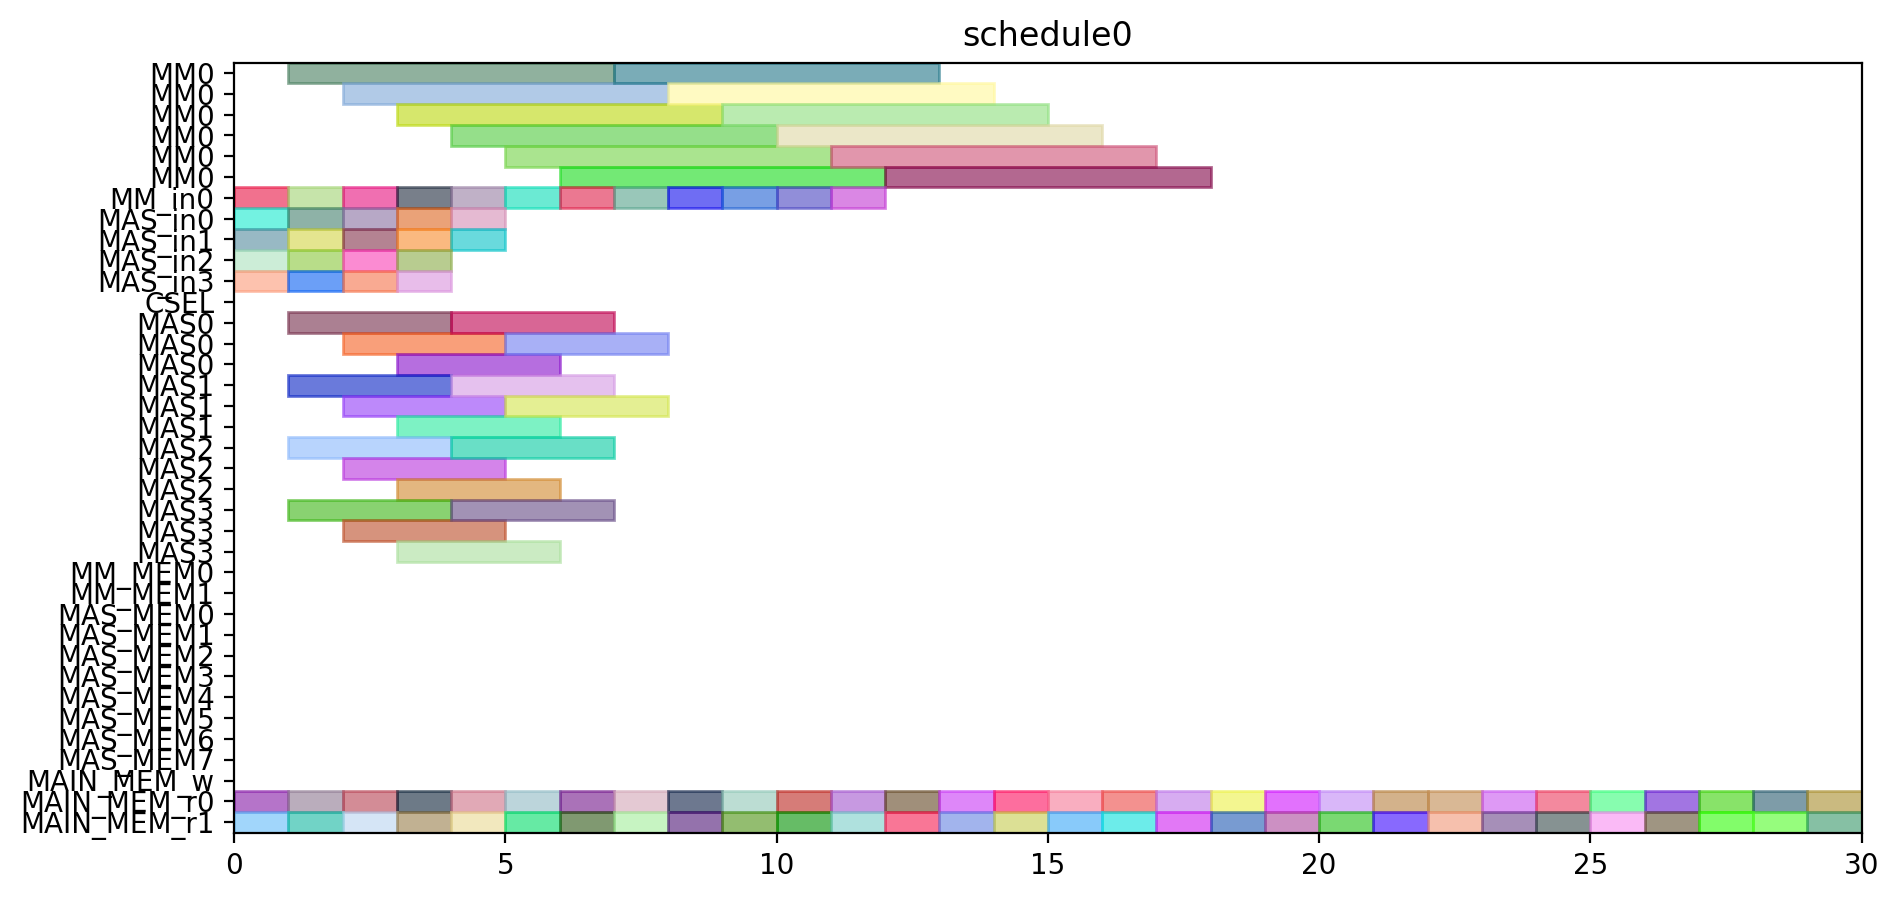

Generate this figure with Python:
from pyschedule import Scenario, solvers, plotters, alt


def solve():
	horizon = 110
	S = Scenario("schedule0", horizon=horizon)

	# resource
	MM = S.Resources('MM', num=1, size=6)
	MM_in = S.Resources('MM_in', num=1)
	MAS_in = S.Resources('MAS_in', num=4)
	CSEL = S.Resource('CSEL')
	MAS = S.Resources('MAS', num=4, size=3, periods=range(1, horizon))
	MM_MEM = S.Resources('MM_MEM', num=2)
	MAS_MEM = S.Resources('MAS_MEM', num=8)
	MAIN_MEM_w = S.Resource('MAIN_MEM_w', size=1)
	MAIN_MEM_r = S.Resources('MAIN_MEM_r', num=2)

	# result of previous scheduling

	# new tasks
	c_t0_t0_t0 = S.Task('c_t0_t0_t0', length=6, delay_cost=1)
	c_t0_t0_t0 += alt(MM)
	c_t0_t0_t0_in = S.Task('c_t0_t0_t0_in', length=1, delay_cost=1)
	c_t0_t0_t0_in += alt(MM_in)
	S += c_t0_t0_t0_in*MM_in[0]<=c_t0_t0_t0*MM[0]

	c_t0_t0_t0_mem0 = S.Task('c_t0_t0_t0_mem0', length=1, delay_cost=1)
	c_t0_t0_t0_mem0 += MAIN_MEM_r[0]
	c_t0_t0_t0_mem1 = S.Task('c_t0_t0_t0_mem1', length=1, delay_cost=1)
	c_t0_t0_t0_mem1 += MAIN_MEM_r[1]
	c_t0_t0_t1 = S.Task('c_t0_t0_t1', length=6, delay_cost=1)
	c_t0_t0_t1 += alt(MM)
	c_t0_t0_t1_in = S.Task('c_t0_t0_t1_in', length=1, delay_cost=1)
	c_t0_t0_t1_in += alt(MM_in)
	S += c_t0_t0_t1_in*MM_in[0]<=c_t0_t0_t1*MM[0]

	c_t0_t0_t1_mem0 = S.Task('c_t0_t0_t1_mem0', length=1, delay_cost=1)
	c_t0_t0_t1_mem0 += MAIN_MEM_r[0]
	c_t0_t0_t1_mem1 = S.Task('c_t0_t0_t1_mem1', length=1, delay_cost=1)
	c_t0_t0_t1_mem1 += MAIN_MEM_r[1]
	c_t0_t0_t2 = S.Task('c_t0_t0_t2', length=3, delay_cost=1)
	c_t0_t0_t2 += alt(MAS)
	c_t0_t0_t2_in = S.Task('c_t0_t0_t2_in', length=1, delay_cost=1)
	c_t0_t0_t2_in += alt(MAS_in)
	S += c_t0_t0_t2_in*MAS_in[0]<=c_t0_t0_t2*MAS[0]

	S += c_t0_t0_t2_in*MAS_in[1]<=c_t0_t0_t2*MAS[1]

	S += c_t0_t0_t2_in*MAS_in[2]<=c_t0_t0_t2*MAS[2]

	S += c_t0_t0_t2_in*MAS_in[3]<=c_t0_t0_t2*MAS[3]

	c_t0_t0_t2_mem0 = S.Task('c_t0_t0_t2_mem0', length=1, delay_cost=1)
	c_t0_t0_t2_mem0 += MAIN_MEM_r[0]
	c_t0_t0_t2_mem1 = S.Task('c_t0_t0_t2_mem1', length=1, delay_cost=1)
	c_t0_t0_t2_mem1 += MAIN_MEM_r[1]
	c_t0_t0_t3 = S.Task('c_t0_t0_t3', length=3, delay_cost=1)
	c_t0_t0_t3 += alt(MAS)
	c_t0_t0_t3_in = S.Task('c_t0_t0_t3_in', length=1, delay_cost=1)
	c_t0_t0_t3_in += alt(MAS_in)
	S += c_t0_t0_t3_in*MAS_in[0]<=c_t0_t0_t3*MAS[0]

	S += c_t0_t0_t3_in*MAS_in[1]<=c_t0_t0_t3*MAS[1]

	S += c_t0_t0_t3_in*MAS_in[2]<=c_t0_t0_t3*MAS[2]

	S += c_t0_t0_t3_in*MAS_in[3]<=c_t0_t0_t3*MAS[3]

	c_t0_t0_t3_mem0 = S.Task('c_t0_t0_t3_mem0', length=1, delay_cost=1)
	c_t0_t0_t3_mem0 += MAIN_MEM_r[0]
	c_t0_t0_t3_mem1 = S.Task('c_t0_t0_t3_mem1', length=1, delay_cost=1)
	c_t0_t0_t3_mem1 += MAIN_MEM_r[1]
	c_t0_t1_t0 = S.Task('c_t0_t1_t0', length=6, delay_cost=1)
	c_t0_t1_t0 += alt(MM)
	c_t0_t1_t0_in = S.Task('c_t0_t1_t0_in', length=1, delay_cost=1)
	c_t0_t1_t0_in += alt(MM_in)
	S += c_t0_t1_t0_in*MM_in[0]<=c_t0_t1_t0*MM[0]

	c_t0_t1_t0_mem0 = S.Task('c_t0_t1_t0_mem0', length=1, delay_cost=1)
	c_t0_t1_t0_mem0 += MAIN_MEM_r[0]
	c_t0_t1_t0_mem1 = S.Task('c_t0_t1_t0_mem1', length=1, delay_cost=1)
	c_t0_t1_t0_mem1 += MAIN_MEM_r[1]
	c_t0_t1_t1 = S.Task('c_t0_t1_t1', length=6, delay_cost=1)
	c_t0_t1_t1 += alt(MM)
	c_t0_t1_t1_in = S.Task('c_t0_t1_t1_in', length=1, delay_cost=1)
	c_t0_t1_t1_in += alt(MM_in)
	S += c_t0_t1_t1_in*MM_in[0]<=c_t0_t1_t1*MM[0]

	c_t0_t1_t1_mem0 = S.Task('c_t0_t1_t1_mem0', length=1, delay_cost=1)
	c_t0_t1_t1_mem0 += MAIN_MEM_r[0]
	c_t0_t1_t1_mem1 = S.Task('c_t0_t1_t1_mem1', length=1, delay_cost=1)
	c_t0_t1_t1_mem1 += MAIN_MEM_r[1]
	c_t0_t1_t2 = S.Task('c_t0_t1_t2', length=3, delay_cost=1)
	c_t0_t1_t2 += alt(MAS)
	c_t0_t1_t2_in = S.Task('c_t0_t1_t2_in', length=1, delay_cost=1)
	c_t0_t1_t2_in += alt(MAS_in)
	S += c_t0_t1_t2_in*MAS_in[0]<=c_t0_t1_t2*MAS[0]

	S += c_t0_t1_t2_in*MAS_in[1]<=c_t0_t1_t2*MAS[1]

	S += c_t0_t1_t2_in*MAS_in[2]<=c_t0_t1_t2*MAS[2]

	S += c_t0_t1_t2_in*MAS_in[3]<=c_t0_t1_t2*MAS[3]

	c_t0_t1_t2_mem0 = S.Task('c_t0_t1_t2_mem0', length=1, delay_cost=1)
	c_t0_t1_t2_mem0 += MAIN_MEM_r[0]
	c_t0_t1_t2_mem1 = S.Task('c_t0_t1_t2_mem1', length=1, delay_cost=1)
	c_t0_t1_t2_mem1 += MAIN_MEM_r[1]
	c_t0_t1_t3 = S.Task('c_t0_t1_t3', length=3, delay_cost=1)
	c_t0_t1_t3 += alt(MAS)
	c_t0_t1_t3_in = S.Task('c_t0_t1_t3_in', length=1, delay_cost=1)
	c_t0_t1_t3_in += alt(MAS_in)
	S += c_t0_t1_t3_in*MAS_in[0]<=c_t0_t1_t3*MAS[0]

	S += c_t0_t1_t3_in*MAS_in[1]<=c_t0_t1_t3*MAS[1]

	S += c_t0_t1_t3_in*MAS_in[2]<=c_t0_t1_t3*MAS[2]

	S += c_t0_t1_t3_in*MAS_in[3]<=c_t0_t1_t3*MAS[3]

	c_t0_t1_t3_mem0 = S.Task('c_t0_t1_t3_mem0', length=1, delay_cost=1)
	c_t0_t1_t3_mem0 += MAIN_MEM_r[0]
	c_t0_t1_t3_mem1 = S.Task('c_t0_t1_t3_mem1', length=1, delay_cost=1)
	c_t0_t1_t3_mem1 += MAIN_MEM_r[1]
	c_t0_t20 = S.Task('c_t0_t20', length=3, delay_cost=1)
	c_t0_t20 += alt(MAS)
	c_t0_t20_in = S.Task('c_t0_t20_in', length=1, delay_cost=1)
	c_t0_t20_in += alt(MAS_in)
	S += c_t0_t20_in*MAS_in[0]<=c_t0_t20*MAS[0]

	S += c_t0_t20_in*MAS_in[1]<=c_t0_t20*MAS[1]

	S += c_t0_t20_in*MAS_in[2]<=c_t0_t20*MAS[2]

	S += c_t0_t20_in*MAS_in[3]<=c_t0_t20*MAS[3]

	c_t0_t20_mem0 = S.Task('c_t0_t20_mem0', length=1, delay_cost=1)
	c_t0_t20_mem0 += MAIN_MEM_r[0]
	c_t0_t20_mem1 = S.Task('c_t0_t20_mem1', length=1, delay_cost=1)
	c_t0_t20_mem1 += MAIN_MEM_r[1]
	c_t0_t21 = S.Task('c_t0_t21', length=3, delay_cost=1)
	c_t0_t21 += alt(MAS)
	c_t0_t21_in = S.Task('c_t0_t21_in', length=1, delay_cost=1)
	c_t0_t21_in += alt(MAS_in)
	S += c_t0_t21_in*MAS_in[0]<=c_t0_t21*MAS[0]

	S += c_t0_t21_in*MAS_in[1]<=c_t0_t21*MAS[1]

	S += c_t0_t21_in*MAS_in[2]<=c_t0_t21*MAS[2]

	S += c_t0_t21_in*MAS_in[3]<=c_t0_t21*MAS[3]

	c_t0_t21_mem0 = S.Task('c_t0_t21_mem0', length=1, delay_cost=1)
	c_t0_t21_mem0 += MAIN_MEM_r[0]
	c_t0_t21_mem1 = S.Task('c_t0_t21_mem1', length=1, delay_cost=1)
	c_t0_t21_mem1 += MAIN_MEM_r[1]
	c_t0_t30 = S.Task('c_t0_t30', length=3, delay_cost=1)
	c_t0_t30 += alt(MAS)
	c_t0_t30_in = S.Task('c_t0_t30_in', length=1, delay_cost=1)
	c_t0_t30_in += alt(MAS_in)
	S += c_t0_t30_in*MAS_in[0]<=c_t0_t30*MAS[0]

	S += c_t0_t30_in*MAS_in[1]<=c_t0_t30*MAS[1]

	S += c_t0_t30_in*MAS_in[2]<=c_t0_t30*MAS[2]

	S += c_t0_t30_in*MAS_in[3]<=c_t0_t30*MAS[3]

	c_t0_t30_mem0 = S.Task('c_t0_t30_mem0', length=1, delay_cost=1)
	c_t0_t30_mem0 += MAIN_MEM_r[0]
	c_t0_t30_mem1 = S.Task('c_t0_t30_mem1', length=1, delay_cost=1)
	c_t0_t30_mem1 += MAIN_MEM_r[1]
	c_t0_t31 = S.Task('c_t0_t31', length=3, delay_cost=1)
	c_t0_t31 += alt(MAS)
	c_t0_t31_in = S.Task('c_t0_t31_in', length=1, delay_cost=1)
	c_t0_t31_in += alt(MAS_in)
	S += c_t0_t31_in*MAS_in[0]<=c_t0_t31*MAS[0]

	S += c_t0_t31_in*MAS_in[1]<=c_t0_t31*MAS[1]

	S += c_t0_t31_in*MAS_in[2]<=c_t0_t31*MAS[2]

	S += c_t0_t31_in*MAS_in[3]<=c_t0_t31*MAS[3]

	c_t0_t31_mem0 = S.Task('c_t0_t31_mem0', length=1, delay_cost=1)
	c_t0_t31_mem0 += MAIN_MEM_r[0]
	c_t0_t31_mem1 = S.Task('c_t0_t31_mem1', length=1, delay_cost=1)
	c_t0_t31_mem1 += MAIN_MEM_r[1]
	c_t1_t0_t0 = S.Task('c_t1_t0_t0', length=6, delay_cost=1)
	c_t1_t0_t0 += alt(MM)
	c_t1_t0_t0_in = S.Task('c_t1_t0_t0_in', length=1, delay_cost=1)
	c_t1_t0_t0_in += alt(MM_in)
	S += c_t1_t0_t0_in*MM_in[0]<=c_t1_t0_t0*MM[0]

	c_t1_t0_t0_mem0 = S.Task('c_t1_t0_t0_mem0', length=1, delay_cost=1)
	c_t1_t0_t0_mem0 += MAIN_MEM_r[0]
	c_t1_t0_t0_mem1 = S.Task('c_t1_t0_t0_mem1', length=1, delay_cost=1)
	c_t1_t0_t0_mem1 += MAIN_MEM_r[1]
	c_t1_t0_t1 = S.Task('c_t1_t0_t1', length=6, delay_cost=1)
	c_t1_t0_t1 += alt(MM)
	c_t1_t0_t1_in = S.Task('c_t1_t0_t1_in', length=1, delay_cost=1)
	c_t1_t0_t1_in += alt(MM_in)
	S += c_t1_t0_t1_in*MM_in[0]<=c_t1_t0_t1*MM[0]

	c_t1_t0_t1_mem0 = S.Task('c_t1_t0_t1_mem0', length=1, delay_cost=1)
	c_t1_t0_t1_mem0 += MAIN_MEM_r[0]
	c_t1_t0_t1_mem1 = S.Task('c_t1_t0_t1_mem1', length=1, delay_cost=1)
	c_t1_t0_t1_mem1 += MAIN_MEM_r[1]
	c_t1_t0_t2 = S.Task('c_t1_t0_t2', length=3, delay_cost=1)
	c_t1_t0_t2 += alt(MAS)
	c_t1_t0_t2_in = S.Task('c_t1_t0_t2_in', length=1, delay_cost=1)
	c_t1_t0_t2_in += alt(MAS_in)
	S += c_t1_t0_t2_in*MAS_in[0]<=c_t1_t0_t2*MAS[0]

	S += c_t1_t0_t2_in*MAS_in[1]<=c_t1_t0_t2*MAS[1]

	S += c_t1_t0_t2_in*MAS_in[2]<=c_t1_t0_t2*MAS[2]

	S += c_t1_t0_t2_in*MAS_in[3]<=c_t1_t0_t2*MAS[3]

	c_t1_t0_t2_mem0 = S.Task('c_t1_t0_t2_mem0', length=1, delay_cost=1)
	c_t1_t0_t2_mem0 += MAIN_MEM_r[0]
	c_t1_t0_t2_mem1 = S.Task('c_t1_t0_t2_mem1', length=1, delay_cost=1)
	c_t1_t0_t2_mem1 += MAIN_MEM_r[1]
	c_t1_t0_t3 = S.Task('c_t1_t0_t3', length=3, delay_cost=1)
	c_t1_t0_t3 += alt(MAS)
	c_t1_t0_t3_in = S.Task('c_t1_t0_t3_in', length=1, delay_cost=1)
	c_t1_t0_t3_in += alt(MAS_in)
	S += c_t1_t0_t3_in*MAS_in[0]<=c_t1_t0_t3*MAS[0]

	S += c_t1_t0_t3_in*MAS_in[1]<=c_t1_t0_t3*MAS[1]

	S += c_t1_t0_t3_in*MAS_in[2]<=c_t1_t0_t3*MAS[2]

	S += c_t1_t0_t3_in*MAS_in[3]<=c_t1_t0_t3*MAS[3]

	c_t1_t0_t3_mem0 = S.Task('c_t1_t0_t3_mem0', length=1, delay_cost=1)
	c_t1_t0_t3_mem0 += MAIN_MEM_r[0]
	c_t1_t0_t3_mem1 = S.Task('c_t1_t0_t3_mem1', length=1, delay_cost=1)
	c_t1_t0_t3_mem1 += MAIN_MEM_r[1]
	c_t1_t1_t0 = S.Task('c_t1_t1_t0', length=6, delay_cost=1)
	c_t1_t1_t0 += alt(MM)
	c_t1_t1_t0_in = S.Task('c_t1_t1_t0_in', length=1, delay_cost=1)
	c_t1_t1_t0_in += alt(MM_in)
	S += c_t1_t1_t0_in*MM_in[0]<=c_t1_t1_t0*MM[0]

	c_t1_t1_t0_mem0 = S.Task('c_t1_t1_t0_mem0', length=1, delay_cost=1)
	c_t1_t1_t0_mem0 += MAIN_MEM_r[0]
	c_t1_t1_t0_mem1 = S.Task('c_t1_t1_t0_mem1', length=1, delay_cost=1)
	c_t1_t1_t0_mem1 += MAIN_MEM_r[1]
	c_t1_t1_t1 = S.Task('c_t1_t1_t1', length=6, delay_cost=1)
	c_t1_t1_t1 += alt(MM)
	c_t1_t1_t1_in = S.Task('c_t1_t1_t1_in', length=1, delay_cost=1)
	c_t1_t1_t1_in += alt(MM_in)
	S += c_t1_t1_t1_in*MM_in[0]<=c_t1_t1_t1*MM[0]

	c_t1_t1_t1_mem0 = S.Task('c_t1_t1_t1_mem0', length=1, delay_cost=1)
	c_t1_t1_t1_mem0 += MAIN_MEM_r[0]
	c_t1_t1_t1_mem1 = S.Task('c_t1_t1_t1_mem1', length=1, delay_cost=1)
	c_t1_t1_t1_mem1 += MAIN_MEM_r[1]
	c_t1_t1_t2 = S.Task('c_t1_t1_t2', length=3, delay_cost=1)
	c_t1_t1_t2 += alt(MAS)
	c_t1_t1_t2_in = S.Task('c_t1_t1_t2_in', length=1, delay_cost=1)
	c_t1_t1_t2_in += alt(MAS_in)
	S += c_t1_t1_t2_in*MAS_in[0]<=c_t1_t1_t2*MAS[0]

	S += c_t1_t1_t2_in*MAS_in[1]<=c_t1_t1_t2*MAS[1]

	S += c_t1_t1_t2_in*MAS_in[2]<=c_t1_t1_t2*MAS[2]

	S += c_t1_t1_t2_in*MAS_in[3]<=c_t1_t1_t2*MAS[3]

	c_t1_t1_t2_mem0 = S.Task('c_t1_t1_t2_mem0', length=1, delay_cost=1)
	c_t1_t1_t2_mem0 += MAIN_MEM_r[0]
	c_t1_t1_t2_mem1 = S.Task('c_t1_t1_t2_mem1', length=1, delay_cost=1)
	c_t1_t1_t2_mem1 += MAIN_MEM_r[1]
	c_t1_t1_t3 = S.Task('c_t1_t1_t3', length=3, delay_cost=1)
	c_t1_t1_t3 += alt(MAS)
	c_t1_t1_t3_in = S.Task('c_t1_t1_t3_in', length=1, delay_cost=1)
	c_t1_t1_t3_in += alt(MAS_in)
	S += c_t1_t1_t3_in*MAS_in[0]<=c_t1_t1_t3*MAS[0]

	S += c_t1_t1_t3_in*MAS_in[1]<=c_t1_t1_t3*MAS[1]

	S += c_t1_t1_t3_in*MAS_in[2]<=c_t1_t1_t3*MAS[2]

	S += c_t1_t1_t3_in*MAS_in[3]<=c_t1_t1_t3*MAS[3]

	c_t1_t1_t3_mem0 = S.Task('c_t1_t1_t3_mem0', length=1, delay_cost=1)
	c_t1_t1_t3_mem0 += MAIN_MEM_r[0]
	c_t1_t1_t3_mem1 = S.Task('c_t1_t1_t3_mem1', length=1, delay_cost=1)
	c_t1_t1_t3_mem1 += MAIN_MEM_r[1]
	c_t1_t20 = S.Task('c_t1_t20', length=3, delay_cost=1)
	c_t1_t20 += alt(MAS)
	c_t1_t20_in = S.Task('c_t1_t20_in', length=1, delay_cost=1)
	c_t1_t20_in += alt(MAS_in)
	S += c_t1_t20_in*MAS_in[0]<=c_t1_t20*MAS[0]

	S += c_t1_t20_in*MAS_in[1]<=c_t1_t20*MAS[1]

	S += c_t1_t20_in*MAS_in[2]<=c_t1_t20*MAS[2]

	S += c_t1_t20_in*MAS_in[3]<=c_t1_t20*MAS[3]

	c_t1_t20_mem0 = S.Task('c_t1_t20_mem0', length=1, delay_cost=1)
	c_t1_t20_mem0 += MAIN_MEM_r[0]
	c_t1_t20_mem1 = S.Task('c_t1_t20_mem1', length=1, delay_cost=1)
	c_t1_t20_mem1 += MAIN_MEM_r[1]
	c_t1_t21 = S.Task('c_t1_t21', length=3, delay_cost=1)
	c_t1_t21 += alt(MAS)
	c_t1_t21_in = S.Task('c_t1_t21_in', length=1, delay_cost=1)
	c_t1_t21_in += alt(MAS_in)
	S += c_t1_t21_in*MAS_in[0]<=c_t1_t21*MAS[0]

	S += c_t1_t21_in*MAS_in[1]<=c_t1_t21*MAS[1]

	S += c_t1_t21_in*MAS_in[2]<=c_t1_t21*MAS[2]

	S += c_t1_t21_in*MAS_in[3]<=c_t1_t21*MAS[3]

	c_t1_t21_mem0 = S.Task('c_t1_t21_mem0', length=1, delay_cost=1)
	c_t1_t21_mem0 += MAIN_MEM_r[0]
	c_t1_t21_mem1 = S.Task('c_t1_t21_mem1', length=1, delay_cost=1)
	c_t1_t21_mem1 += MAIN_MEM_r[1]
	c_t1_t30 = S.Task('c_t1_t30', length=3, delay_cost=1)
	c_t1_t30 += alt(MAS)
	c_t1_t30_in = S.Task('c_t1_t30_in', length=1, delay_cost=1)
	c_t1_t30_in += alt(MAS_in)
	S += c_t1_t30_in*MAS_in[0]<=c_t1_t30*MAS[0]

	S += c_t1_t30_in*MAS_in[1]<=c_t1_t30*MAS[1]

	S += c_t1_t30_in*MAS_in[2]<=c_t1_t30*MAS[2]

	S += c_t1_t30_in*MAS_in[3]<=c_t1_t30*MAS[3]

	c_t1_t30_mem0 = S.Task('c_t1_t30_mem0', length=1, delay_cost=1)
	c_t1_t30_mem0 += MAIN_MEM_r[0]
	c_t1_t30_mem1 = S.Task('c_t1_t30_mem1', length=1, delay_cost=1)
	c_t1_t30_mem1 += MAIN_MEM_r[1]
	c_t1_t31 = S.Task('c_t1_t31', length=3, delay_cost=1)
	c_t1_t31 += alt(MAS)
	c_t1_t31_in = S.Task('c_t1_t31_in', length=1, delay_cost=1)
	c_t1_t31_in += alt(MAS_in)
	S += c_t1_t31_in*MAS_in[0]<=c_t1_t31*MAS[0]

	S += c_t1_t31_in*MAS_in[1]<=c_t1_t31*MAS[1]

	S += c_t1_t31_in*MAS_in[2]<=c_t1_t31*MAS[2]

	S += c_t1_t31_in*MAS_in[3]<=c_t1_t31*MAS[3]

	c_t1_t31_mem0 = S.Task('c_t1_t31_mem0', length=1, delay_cost=1)
	c_t1_t31_mem0 += MAIN_MEM_r[0]
	c_t1_t31_mem1 = S.Task('c_t1_t31_mem1', length=1, delay_cost=1)
	c_t1_t31_mem1 += MAIN_MEM_r[1]
	c_t2_t0_t0 = S.Task('c_t2_t0_t0', length=6, delay_cost=1)
	c_t2_t0_t0 += alt(MM)
	c_t2_t0_t0_in = S.Task('c_t2_t0_t0_in', length=1, delay_cost=1)
	c_t2_t0_t0_in += alt(MM_in)
	S += c_t2_t0_t0_in*MM_in[0]<=c_t2_t0_t0*MM[0]

	c_t2_t0_t0_mem0 = S.Task('c_t2_t0_t0_mem0', length=1, delay_cost=1)
	c_t2_t0_t0_mem0 += MAIN_MEM_r[0]
	c_t2_t0_t0_mem1 = S.Task('c_t2_t0_t0_mem1', length=1, delay_cost=1)
	c_t2_t0_t0_mem1 += MAIN_MEM_r[1]
	c_t2_t0_t1 = S.Task('c_t2_t0_t1', length=6, delay_cost=1)
	c_t2_t0_t1 += alt(MM)
	c_t2_t0_t1_in = S.Task('c_t2_t0_t1_in', length=1, delay_cost=1)
	c_t2_t0_t1_in += alt(MM_in)
	S += c_t2_t0_t1_in*MM_in[0]<=c_t2_t0_t1*MM[0]

	c_t2_t0_t1_mem0 = S.Task('c_t2_t0_t1_mem0', length=1, delay_cost=1)
	c_t2_t0_t1_mem0 += MAIN_MEM_r[0]
	c_t2_t0_t1_mem1 = S.Task('c_t2_t0_t1_mem1', length=1, delay_cost=1)
	c_t2_t0_t1_mem1 += MAIN_MEM_r[1]
	c_t2_t0_t2 = S.Task('c_t2_t0_t2', length=3, delay_cost=1)
	c_t2_t0_t2 += alt(MAS)
	c_t2_t0_t2_in = S.Task('c_t2_t0_t2_in', length=1, delay_cost=1)
	c_t2_t0_t2_in += alt(MAS_in)
	S += c_t2_t0_t2_in*MAS_in[0]<=c_t2_t0_t2*MAS[0]

	S += c_t2_t0_t2_in*MAS_in[1]<=c_t2_t0_t2*MAS[1]

	S += c_t2_t0_t2_in*MAS_in[2]<=c_t2_t0_t2*MAS[2]

	S += c_t2_t0_t2_in*MAS_in[3]<=c_t2_t0_t2*MAS[3]

	c_t2_t0_t2_mem0 = S.Task('c_t2_t0_t2_mem0', length=1, delay_cost=1)
	c_t2_t0_t2_mem0 += MAIN_MEM_r[0]
	c_t2_t0_t2_mem1 = S.Task('c_t2_t0_t2_mem1', length=1, delay_cost=1)
	c_t2_t0_t2_mem1 += MAIN_MEM_r[1]
	c_t2_t0_t3 = S.Task('c_t2_t0_t3', length=3, delay_cost=1)
	c_t2_t0_t3 += alt(MAS)
	c_t2_t0_t3_in = S.Task('c_t2_t0_t3_in', length=1, delay_cost=1)
	c_t2_t0_t3_in += alt(MAS_in)
	S += c_t2_t0_t3_in*MAS_in[0]<=c_t2_t0_t3*MAS[0]

	S += c_t2_t0_t3_in*MAS_in[1]<=c_t2_t0_t3*MAS[1]

	S += c_t2_t0_t3_in*MAS_in[2]<=c_t2_t0_t3*MAS[2]

	S += c_t2_t0_t3_in*MAS_in[3]<=c_t2_t0_t3*MAS[3]

	c_t2_t0_t3_mem0 = S.Task('c_t2_t0_t3_mem0', length=1, delay_cost=1)
	c_t2_t0_t3_mem0 += MAIN_MEM_r[0]
	c_t2_t0_t3_mem1 = S.Task('c_t2_t0_t3_mem1', length=1, delay_cost=1)
	c_t2_t0_t3_mem1 += MAIN_MEM_r[1]
	c_t2_t1_t0 = S.Task('c_t2_t1_t0', length=6, delay_cost=1)
	c_t2_t1_t0 += alt(MM)
	c_t2_t1_t0_in = S.Task('c_t2_t1_t0_in', length=1, delay_cost=1)
	c_t2_t1_t0_in += alt(MM_in)
	S += c_t2_t1_t0_in*MM_in[0]<=c_t2_t1_t0*MM[0]

	c_t2_t1_t0_mem0 = S.Task('c_t2_t1_t0_mem0', length=1, delay_cost=1)
	c_t2_t1_t0_mem0 += MAIN_MEM_r[0]
	c_t2_t1_t0_mem1 = S.Task('c_t2_t1_t0_mem1', length=1, delay_cost=1)
	c_t2_t1_t0_mem1 += MAIN_MEM_r[1]
	c_t2_t1_t1 = S.Task('c_t2_t1_t1', length=6, delay_cost=1)
	c_t2_t1_t1 += alt(MM)
	c_t2_t1_t1_in = S.Task('c_t2_t1_t1_in', length=1, delay_cost=1)
	c_t2_t1_t1_in += alt(MM_in)
	S += c_t2_t1_t1_in*MM_in[0]<=c_t2_t1_t1*MM[0]

	c_t2_t1_t1_mem0 = S.Task('c_t2_t1_t1_mem0', length=1, delay_cost=1)
	c_t2_t1_t1_mem0 += MAIN_MEM_r[0]
	c_t2_t1_t1_mem1 = S.Task('c_t2_t1_t1_mem1', length=1, delay_cost=1)
	c_t2_t1_t1_mem1 += MAIN_MEM_r[1]
	solvers.mip.solve(S,msg=1,kind='CPLEX',ratio_gap=1.01)

	solution = [['hoge']*len(S.solution()[1]) for i in range(len(S.solution()))]
	for i in range(len(S.solution())):
		for j in range(len(S.solution()[i])):
			solution[i][j]=str(S.solution()[i][j])
	print(solution)

	cycles = int(solution[-1][3])

	pic_file_name = "/home/mfukuda/ABE/multiRAM_multiMAS_16mux/scheduling_result/stage6MM1_stage3MAS4/MUL/schedule0.png"
	if(S.solution() != []):
		plotters.matplotlib.plot(S,img_filename=pic_file_name, show_task_labels=False, fig_size=(cycles*0.25+3, 5))

	return solution
